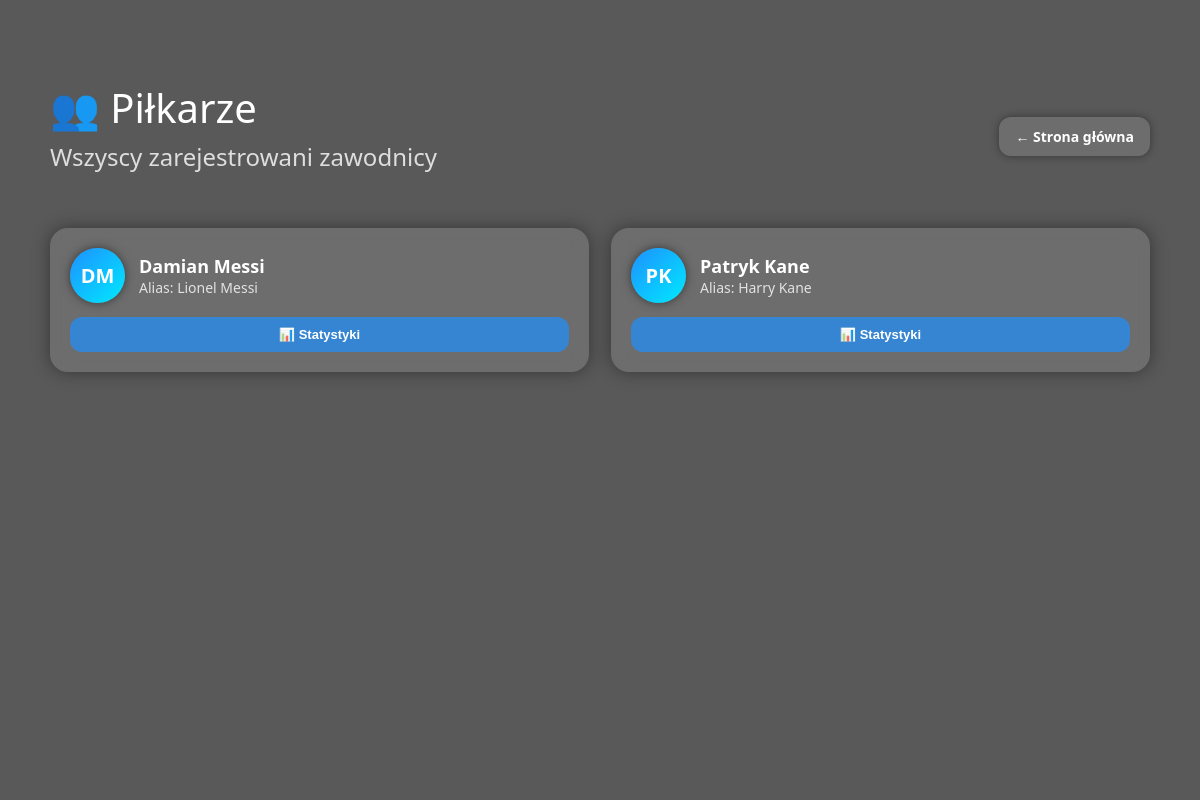
/pilkarze, run on an earlier commit of the app's database.
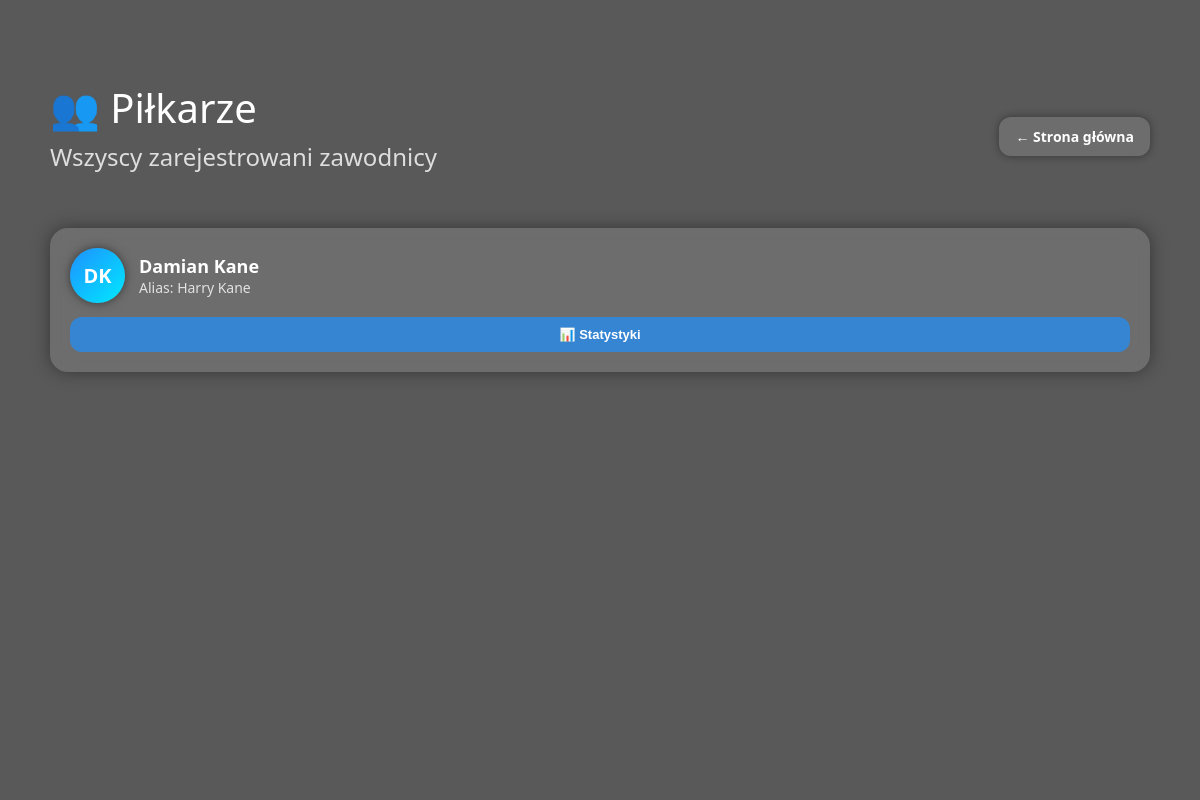
And on a later commit of the database.
### tables this page shows
CREATE TABLE users (
            id INTEGER PRIMARY KEY AUTOINCREMENT,
            first_name TEXT NOT NULL,
            last_name TEXT NOT NULL,
            player_alias TEXT UNIQUE NOT NULL,
            is_admin INTEGER DEFAULT 0
        );

### app.py (the view)
@app.route("/pilkarze")
def pilkarze():
    conn = get_db()
    players = conn.execute(
        "SELECT id, first_name, last_name, player_alias FROM users ORDER BY first_name"
    ).fetchall()
    conn.close()
    return render_template("pilkarze.html", players=players)

### db.py (called while the page is built)
def get_db():
    conn = sqlite3.connect("database.db")
    conn.row_factory = sqlite3.Row
    return conn

### templates/pilkarze.html (shortened to what this page needs)
<!DOCTYPE html>
<html lang="pl">
<head>
</head>
<body>
<div class="overlay"></div>
<div class="container">
    <div class="top-bar">
        <div>
            <h1>👥 Piłkarze</h1>
            <h2>Wszyscy zarejestrowani zawodnicy</h2>
        </div>
        <div>
            <a href="/" class="btn-modern">← Strona główna</a>
        </div>
    </div>
    <div class="players-grid">
        {% for p in players %}
        <div class="player-card">
            <div class="player-header">
                <div class="player-avatar">
                    {{ p.first_name[0] }}{{ p.last_name[0] }}
                </div>
                <div>
                    <div class="player-name">{{ p.first_name }} {{ p.last_name }}</div>
                    <div class="player-alias">Alias: {{ p.player_alias }}</div>
                </div>
            </div>
            <button class="btn-stats" onclick="showStats({{ p.id }})">📊 Statystyki</button>
        </div>
        {% endfor %}
    </div>
</div>
</body>
</html>

What changed in the data, as far as the page shows it:
removed users: first_name "P", last_name "K", first_name "Patryk", last_name "Kane", player_alias "Harry Kane"
changed users "Damian": last_name "M" → "K"; last_name "Messi" → "Kane"; player_alias "Lionel Messi" → "Harry Kane"
